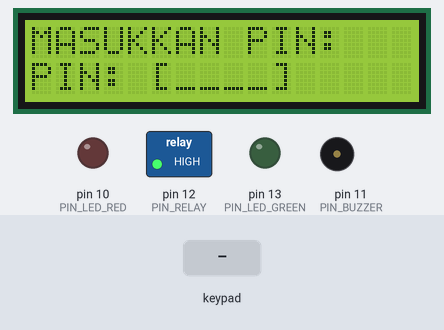
A sketch run on a simulated Arduino Uno, built with avr-gcc and run on an emulated ATmega328P. Parts: 16×2 character LCD, switched loads named in the sketch (green lamp = pin HIGH), output pins drawn as LEDs (lit = HIGH), buzzer (waves = sounding). Wiring (from diagram.json): 4×4 keypad with keys 1 2 3 A 4 5 6 B 7 8 9 C * 0 # D: rows pin 9, pin 8, pin 7, pin 6; columns pin 5, pin 4, pin 3, pin 2. The inputs (shaded band) are chosen by the test bench. EEPROM starts erased; pins used as bus, display or sensor lines are not drawn; what the sketch prints to the serial monitor is not drawn.

Above: at 2.1 s.
2.2 s: keypad keys 1 2 3 4 # pressed 0.4 s apart
At 4.8 s:
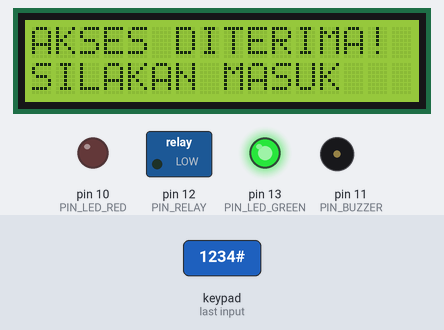
5.7 s: keypad keys 9 8 7 6 # pressed 0.4 s apart
At 9.9 s:
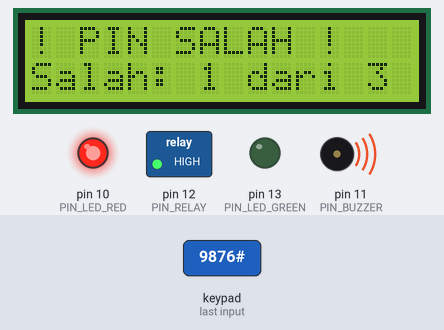
10.7 s: key '#' pressed
At 11.3 s:
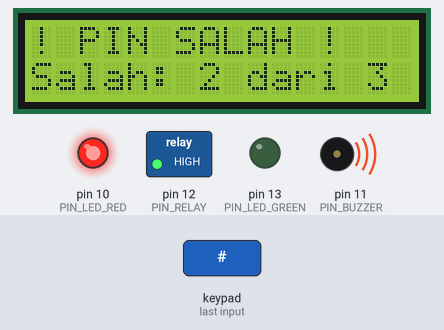
12.9 s: key '#' pressed
At 14.21 s:
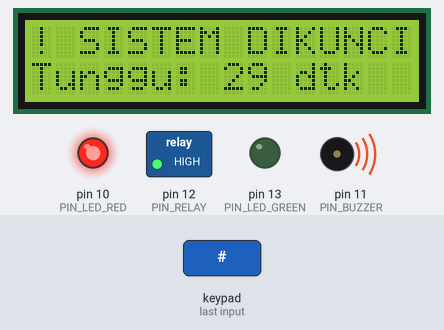
Timing chart, 0 to 16.4 s (numbered marks = the images above; inputs shaded):
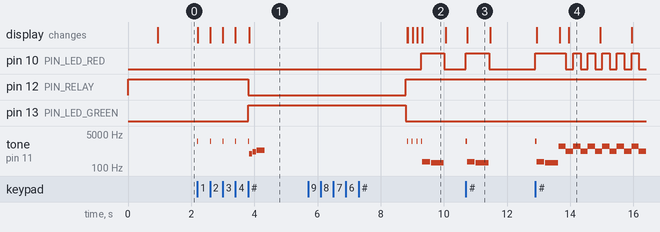

The sketch:

keypad_security_access_controller.ino
```cpp
/**
 * keypad_security_access_controller.ino
 * Modul 18: Sistem Keamanan Akses PIN Keypad 4x4, Kontrol Kunci Relay, dan Audio Alarm
 *
 * Hardware Wiring:
 * 1. Keypad 4x4:
 *    - Baris R1..R4 -> Pin D9, D8, D7, D6 (OUTPUT)
 *    - Kolom C1..C4 -> Pin D5, D4, D3, D2 (INPUT_PULLUP)
 * 2. LCD 1602 I2C Backpack:
 *    - SDA -> Pin A4 Uno
 *    - SCL -> Pin A5 Uno
 *    - VCC -> 5V, GND -> GND
 * 3. Piezo Buzzer:
 *    - Positif (+) via Resistor 100 Ohm -> Pin D11
 *    - Negatif (-) -> GND
 * 4. Modul Relay 5V (Kunci Pintu Elektromagnetik / Solenoid):
 *    - Sinyal IN -> Pin D12 (Active-LOW: LOW = Kunci Terbuka, HIGH = Terkunci)
 *    - VCC -> 5V, GND -> GND
 * 5. LED Indikator:
 *    - LED Merah (Ditolak / Alarm) via 220 Ohm -> Pin D10
 *    - LED Hijau (Akses Diterima)  via 220 Ohm -> Pin D13 (Built-in PB5)
 *
 * Fitur Sistem Keamanan:
 * - Masking PIN dengan simbol bintang (*) di layar LCD untuk kerahasiaan.
 * - Umpan balik audio (auditory feedback): Beep saat mengetik, nada sukses, nada error.
 * - Brute-Force Lockout: Salah 3 kali berturut-turut memicu sirine alarm dan mengunci sistem 30 detik.
 * - Penyimpanan PIN ke EEPROM: Penggantian PIN master tersimpan permanen.
 */

#include <Arduino.h>
#include <Wire.h>
#include <LiquidCrystal_I2C.h>
#include <EEPROM.h>

LiquidCrystal_I2C lcd(0x27, 16, 2);

// Pin Hardware
const uint8_t PIN_BUZZER    = 11;
const uint8_t PIN_RELAY     = 12;
const uint8_t PIN_LED_RED   = 10;
const uint8_t PIN_LED_GREEN = 13;

// Konfigurasi Matriks Keypad 4x4
const uint8_t JUMLAH_BARIS = 4;
const uint8_t JUMLAH_KOLOM = 4;
const uint8_t PIN_BARIS[JUMLAH_BARIS] = { 9, 8, 7, 6 };
const uint8_t PIN_KOLOM[JUMLAH_KOLOM] = { 5, 4, 3, 2 };

const char PETA_KUNCI[JUMLAH_BARIS][JUMLAH_KOLOM] = {
    { '1', '2', '3', 'A' },
    { '4', '5', '6', 'B' },
    { '7', '8', '9', 'C' },
    { '*', '0', '#', 'D' }
};

// Pengaturan PIN
const uint8_t PANJANG_PIN = 4;
char pinMaster[PANJANG_PIN + 1] = "1234"; // PIN default saat pertama kali
char bufferInputPin[PANJANG_PIN + 1];
uint8_t panjangInput = 0;

// Alamat EEPROM
const uint16_t ADDR_EEPROM_MAGIC = 0;
const uint16_t ADDR_EEPROM_PIN   = 2;
const uint16_t EEPROM_MAGIC_BYTE = 0xAA55;

// Status Mesin Keamanan (FSM)
enum StatusAkses {
    STATUS_STANDBY,
    STATUS_AKSES_DITERIMA,
    STATUS_AKSES_DITOLAK,
    STATUS_LOCKOUT_ALARM
};

StatusAkses statusSaatIni = STATUS_STANDBY;
uint8_t jumlahPercobaanSalah = 0;
uint32_t waktuMulaiAksi = 0;
const uint32_t DURASI_BUKA_PINTU_MS = 5000;   // Pintu terbuka 5 detik
const uint32_t DURASI_LOCKOUT_MS    = 30000;  // Sistem terkunci 30 detik jika salah 3x

// Deklarasi fungsi
char bacaKeypadNonBlocking();
void muatPinDariEeprom();
void simpanPinKeEeprom(const char* pinBaru);
void perbaruiTampilanStandby();
void bunyikanBipTombol();
void bunyikanNadaSukses();
void bunyikanNadaDitolak();

void setup() {
    Serial.begin(115200);

    // Inisialisasi Relay dalam posisi aman (Terkunci) sebelum mode OUTPUT
    digitalWrite(PIN_RELAY, HIGH);
    pinMode(PIN_RELAY, OUTPUT);

    pinMode(PIN_BUZZER, OUTPUT);
    pinMode(PIN_LED_RED, OUTPUT);
    pinMode(PIN_LED_GREEN, OUTPUT);

    digitalWrite(PIN_BUZZER, LOW);
    digitalWrite(PIN_LED_RED, LOW);
    digitalWrite(PIN_LED_GREEN, LOW);

    // Inisialisasi pin baris keypad (OUTPUT HIGH)
    for (uint8_t r = 0; r < JUMLAH_BARIS; r++) {
        pinMode(PIN_BARIS[r], OUTPUT);
        digitalWrite(PIN_BARIS[r], HIGH);
    }
    // Inisialisasi pin kolom keypad (INPUT_PULLUP)
    for (uint8_t c = 0; c < JUMLAH_KOLOM; c++) {
        pinMode(PIN_KOLOM[c], INPUT_PULLUP);
    }

    Wire.begin();
    Wire.setWireTimeout(3000, true);
    lcd.init();
    lcd.backlight();

    muatPinDariEeprom();

    lcd.clear();
    lcd.setCursor(0, 0);
    lcd.print(F("SECURITY SYSTEM "));
    lcd.setCursor(0, 1);
    lcd.print(F("INITIALIZING... "));
    delay(800);

    perbaruiTampilanStandby();
}

void loop() {
    uint32_t sekarang = millis();

    // -------------------------------------------------------------------------
    // 1. Tangani Status Terbuka (AKSES DITERIMA)
    // -------------------------------------------------------------------------
    if (statusSaatIni == STATUS_AKSES_DITERIMA) {
        if (sekarang - waktuMulaiAksi >= DURASI_BUKA_PINTU_MS) {
            // Waktu buka pintu selesai, kunci kembali relay
            digitalWrite(PIN_RELAY, HIGH); // Kunci relay
            digitalWrite(PIN_LED_GREEN, LOW);
            statusSaatIni = STATUS_STANDBY;
            panjangInput = 0;
            perbaruiTampilanStandby();
            Serial.println(F("[PINTU] Solenoid relay dikunci kembali."));
        }
        return;
    }

    // -------------------------------------------------------------------------
    // 2. Tangani Status Terkunci Total (LOCKOUT ALARM)
    // -------------------------------------------------------------------------
    if (statusSaatIni == STATUS_LOCKOUT_ALARM) {
        uint32_t waktuLockout = sekarang - waktuMulaiAksi;
        if (waktuLockout >= DURASI_LOCKOUT_MS) {
            // Masa hukuman lockout selesai
            noTone(PIN_BUZZER);
            digitalWrite(PIN_LED_RED, LOW);
            statusSaatIni = STATUS_STANDBY;
            jumlahPercobaanSalah = 0;
            panjangInput = 0;
            perbaruiTampilanStandby();
            Serial.println(F("[ALARM] Masa lockout selesai. Sistem kembali normal."));
        } else {
            // Strobo alarm dan sirine frekuensi bergantian
            static uint32_t tAlarm = 0;
            static bool nadaTinggi = false;
            if (sekarang - tAlarm >= 200) {
                tAlarm = sekarang;
                nadaTinggi = !nadaTinggi;
                tone(PIN_BUZZER, nadaTinggi ? 1200 : 700);
                digitalWrite(PIN_LED_RED, nadaTinggi ? HIGH : LOW);
            }

            lcd.setCursor(0, 0);
            lcd.print(F("! SISTEM DIKUNCI !"));
            lcd.setCursor(0, 1);
            char b[17];
            snprintf(b, sizeof(b), "Tunggu: %2lu dtk   ", (DURASI_LOCKOUT_MS - waktuLockout) / 1000 + 1);
            lcd.print(b);
        }
        return;
    }

    // -------------------------------------------------------------------------
    // 3. Baca Masukan Tombol Keypad
    // -------------------------------------------------------------------------
    char tombol = bacaKeypadNonBlocking();

    if (tombol != '\0') {
        bunyikanBipTombol();

        // Tombol '#' = SUBMIT PIN
        if (tombol == '#') {
            bufferInputPin[panjangInput] = '\0';

            if (panjangInput == PANJANG_PIN && strcmp(bufferInputPin, pinMaster) == 0) {
                // PIN COCOK: Akses Diterima
                statusSaatIni = STATUS_AKSES_DITERIMA;
                waktuMulaiAksi = sekarang;
                jumlahPercobaanSalah = 0;

                digitalWrite(PIN_RELAY, LOW); // Buka kunci relay (Active-LOW)
                digitalWrite(PIN_LED_GREEN, HIGH);
                digitalWrite(PIN_LED_RED, LOW);

                lcd.clear();
                lcd.setCursor(0, 0);
                lcd.print(F("AKSES DITERIMA! "));
                lcd.setCursor(0, 1);
                lcd.print(F("SILAKAN MASUK   "));

                Serial.println(F("[AKSES] PIN Benar! Kunci pintu dibuka 5 detik."));
                bunyikanNadaSukses();
            } else {
                // PIN SALAH: Akses Ditolak
                jumlahPercobaanSalah++;
                digitalWrite(PIN_LED_RED, HIGH);

                lcd.clear();
                lcd.setCursor(0, 0);
                lcd.print(F("! PIN SALAH !   "));
                lcd.setCursor(0, 1);
                char b[17];
                snprintf(b, sizeof(b), "Salah: %d dari 3  ", jumlahPercobaanSalah);
                lcd.print(b);

                Serial.print(F("[AKSES] PIN Ditolak! Percobaan salah ke-"));
                Serial.println(jumlahPercobaanSalah);
                bunyikanNadaDitolak();
                digitalWrite(PIN_LED_RED, LOW);

                panjangInput = 0;

                if (jumlahPercobaanSalah >= 3) {
                    // Masuk ke Mode Lockout Darurat
                    statusSaatIni = STATUS_LOCKOUT_ALARM;
                    waktuMulaiAksi = sekarang;
                    Serial.println(F("[PERINGATAN] 3x Percobaan salah! Sistem masuk LOCKOUT."));
                } else {
                    perbaruiTampilanStandby();
                }
            }
        }
        // Tombol '*' = BERSIHKAN / RESET INPUT
        else if (tombol == '*') {
            panjangInput = 0;
            perbaruiTampilanStandby();
        }
        // Tombol Angka (0-9, A-D): Tambah Karakter ke Buffer
        else {
            if (panjangInput < PANJANG_PIN) {
                bufferInputPin[panjangInput++] = tombol;

                // Tampilkan simbol bintang (*) di layar
                lcd.setCursor(5 + panjangInput, 1);
                lcd.print('*');
            }
        }
    }
}

char bacaKeypadNonBlocking() {
    static char kunciSebelumnya = '\0';
    static uint32_t waktuDebounceKeypad = 0;
    char kunciDitemukan = '\0';

    for (uint8_t r = 0; r < JUMLAH_BARIS; r++) {
        digitalWrite(PIN_BARIS[r], LOW);
        delayMicroseconds(5);

        for (uint8_t c = 0; c < JUMLAH_KOLOM; c++) {
            if (digitalRead(PIN_KOLOM[c]) == LOW) {
                kunciDitemukan = PETA_KUNCI[r][c];
            }
        }
        digitalWrite(PIN_BARIS[r], HIGH);
        if (kunciDitemukan != '\0') break;
    }

    if (kunciDitemukan != '\0' && kunciDitemukan != kunciSebelumnya) {
        if (millis() - waktuDebounceKeypad >= 50) {
            waktuDebounceKeypad = millis();
            kunciSebelumnya = kunciDitemukan;
            return kunciDitemukan;
        }
    } else if (kunciDitemukan == '\0') {
        kunciSebelumnya = '\0';
    }

    return '\0';
}

void perbaruiTampilanStandby() {
    lcd.clear();
    lcd.setCursor(0, 0);
    lcd.print(F("MASUKKAN PIN:   "));
    lcd.setCursor(0, 1);
    lcd.print(F("PIN: [____]     "));
}

void bunyikanBipTombol() {
    tone(PIN_BUZZER, 2200, 30); // Bip pendek 30ms
}

void bunyikanNadaSukses() {
    tone(PIN_BUZZER, 523, 100); delay(120); // C5
    tone(PIN_BUZZER, 659, 100); delay(120); // E5
    tone(PIN_BUZZER, 784, 250); delay(270); // G5
    noTone(PIN_BUZZER);
}

void bunyikanNadaDitolak() {
    tone(PIN_BUZZER, 200, 250); delay(280);
    tone(PIN_BUZZER, 180, 400); delay(420);
    noTone(PIN_BUZZER);
}

void muatPinDariEeprom() {
    uint16_t magic = 0;
    EEPROM.get(ADDR_EEPROM_MAGIC, magic);

    if (magic == EEPROM_MAGIC_BYTE) {
        for (uint8_t i = 0; i < PANJANG_PIN; i++) {
            pinMaster[i] = EEPROM.read(ADDR_EEPROM_PIN + i);
        }
        pinMaster[PANJANG_PIN] = '\0';
    } else {
        // Simpan default "1234"
        EEPROM.put(ADDR_EEPROM_MAGIC, EEPROM_MAGIC_BYTE);
        for (uint8_t i = 0; i < PANJANG_PIN; i++) {
            EEPROM.update(ADDR_EEPROM_PIN + i, pinMaster[i]);
        }
    }
}
```

Measured:
- after the input at 2.2 s, pin 12 (PIN_RELAY): HIGH → LOW after 1.6 s; pin 13 (PIN_LED_GREEN): LOW → HIGH after 1.6 s
- after the input at 5.7 s, pin 10 (PIN_LED_RED): LOW → HIGH after 3.6 s, → LOW 0.73 s later; tone on pin 11 (PIN_BUZZER): plays 2200 Hz for 0.03 s, 2200 Hz for 0.03 s, 2200 Hz for 0.03 s, 2200 Hz for 0.03 s, 200 Hz for 0.25 s, 180 Hz for 0.40 s, starting after 3.1 s
- after the input at 10.7 s, pin 10 (PIN_LED_RED): LOW → HIGH at once, → LOW 0.73 s later; tone on pin 11 (PIN_BUZZER): plays 2200 Hz for 0.03 s, 200 Hz for 0.25 s, 180 Hz for 0.40 s, starting at once; the display: changes at once (image 3)
- after the input at 12.9 s, pin 10 (PIN_LED_RED): LOW → HIGH at once, then repeats every 0.46 s: LOW 0.23 s, HIGH 0.23 s; tone on pin 11 (PIN_BUZZER): plays 2200 Hz for 0.03 s, 200 Hz for 0.25 s, 180 Hz for 0.40 s, 1200 Hz for 0.23 s, 700 Hz for 0.23 s, 1200 Hz for 0.23 s … (15 notes in this stretch), starting at once
- what the display in image 2 shows lasts 0.8 s, from 9.3 s to 10.1 s
